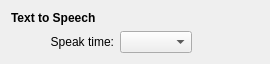
<?xml version="1.0" encoding="UTF-8"?>
<ui version="4.0">
 <class>generalConfig</class>
 <widget class="QWidget" name="generalConfig">
  <property name="geometry">
   <rect>
    <x>0</x>
    <y>0</y>
    <width>270</width>
    <height>62</height>
   </rect>
  </property>
  <layout class="QGridLayout" name="gridLayout">
   <item row="0" column="0" colspan="2">
    <widget class="QLabel" name="label_4">
     <property name="font">
      <font>
       <weight>75</weight>
       <bold>true</bold>
      </font>
     </property>
     <property name="text">
      <string>Text to Speech</string>
     </property>
    </widget>
   </item>
   <item row="1" column="0">
    <spacer name="horizontalSpacer_3">
     <property name="orientation">
      <enum>Qt::Horizontal</enum>
     </property>
     <property name="sizeType">
      <enum>QSizePolicy::Fixed</enum>
     </property>
     <property name="sizeHint" stdset="0">
      <size>
       <width>13</width>
       <height>20</height>
      </size>
     </property>
    </spacer>
   </item>
   <item row="1" column="1">
    <widget class="QLabel" name="label_5">
     <property name="text">
      <string>Speak time:</string>
     </property>
     <property name="alignment">
      <set>Qt::AlignRight|Qt::AlignTrailing|Qt::AlignVCenter</set>
     </property>
    </widget>
   </item>
   <item row="2" column="3">
    <spacer name="verticalSpacer">
     <property name="orientation">
      <enum>Qt::Vertical</enum>
     </property>
     <property name="sizeHint" stdset="0">
      <size>
       <width>67</width>
       <height>259</height>
      </size>
     </property>
    </spacer>
   </item>
   <item row="1" column="2">
    <widget class="KComboBox" name="intervalCombo"/>
   </item>
  </layout>
 </widget>
 <customwidgets>
  <customwidget>
   <class>KComboBox</class>
   <extends>QComboBox</extends>
   <header>kcombobox.h</header>
  </customwidget>
 </customwidgets>
 <connections/>
</ui>
